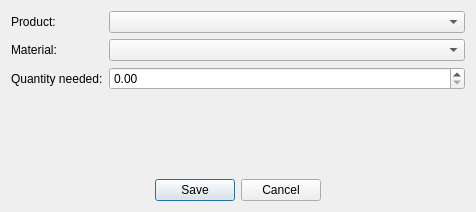
<?xml version="1.0" encoding="UTF-8"?>
<ui version="4.0">
 <class>BOMAddEdit</class>
 <widget class="QDialog" name="BOMAddEdit">
  <property name="geometry">
   <rect>
    <x>0</x>
    <y>0</y>
    <width>476</width>
    <height>212</height>
   </rect>
  </property>
  <property name="windowTitle">
   <string>Dialog</string>
  </property>
  <property name="styleSheet">
   <string notr="true"/>
  </property>
  <layout class="QVBoxLayout" name="verticalLayout">
   <item>
    <layout class="QFormLayout" name="formLayout">
     <item row="0" column="0">
      <widget class="QLabel" name="lblProduct">
       <property name="text">
        <string>Product:</string>
       </property>
      </widget>
     </item>
     <item row="0" column="1">
      <widget class="QComboBox" name="cbProduct"/>
     </item>
     <item row="1" column="0">
      <widget class="QLabel" name="lblMaterial">
       <property name="text">
        <string>Material:</string>
       </property>
      </widget>
     </item>
     <item row="1" column="1">
      <widget class="QComboBox" name="cbMaterial"/>
     </item>
     <item row="2" column="0">
      <widget class="QLabel" name="lblQuantity">
       <property name="text">
        <string>Quantity needed:</string>
       </property>
      </widget>
     </item>
     <item row="2" column="1">
      <widget class="QDoubleSpinBox" name="sbQuantity"/>
     </item>
    </layout>
   </item>
   <item>
    <widget class="QDialogButtonBox" name="BOMButtonBox">
     <property name="orientation">
      <enum>Qt::Orientation::Horizontal</enum>
     </property>
     <property name="standardButtons">
      <set>QDialogButtonBox::StandardButton::Cancel|QDialogButtonBox::StandardButton::Save</set>
     </property>
     <property name="centerButtons">
      <bool>true</bool>
     </property>
    </widget>
   </item>
  </layout>
 </widget>
 <resources/>
 <connections>
  <connection>
   <sender>BOMButtonBox</sender>
   <signal>accepted()</signal>
   <receiver>BOMAddEdit</receiver>
   <slot>accept()</slot>
   <hints>
    <hint type="sourcelabel">
     <x>248</x>
     <y>254</y>
    </hint>
    <hint type="destinationlabel">
     <x>157</x>
     <y>274</y>
    </hint>
   </hints>
  </connection>
  <connection>
   <sender>BOMButtonBox</sender>
   <signal>rejected()</signal>
   <receiver>BOMAddEdit</receiver>
   <slot>reject()</slot>
   <hints>
    <hint type="sourcelabel">
     <x>316</x>
     <y>260</y>
    </hint>
    <hint type="destinationlabel">
     <x>286</x>
     <y>274</y>
    </hint>
   </hints>
  </connection>
 </connections>
</ui>
